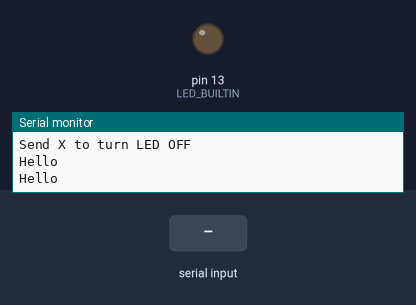
Simulated run of this sketch. Board: Arduino Uno, built with avr-gcc and run on an emulated ATmega328P. Shown: output pins drawn as LEDs (lit = HIGH), the last lines printed to the serial monitor. The inputs (shaded band) are chosen by the test bench.

Above: at 2.0 s.
2.1 s: "Y" received over Serial
At 3.9 s:
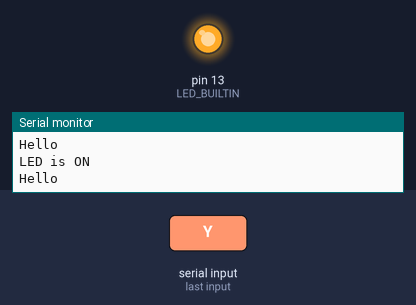
4.5 s: "X" received over Serial
At 5.4 s:
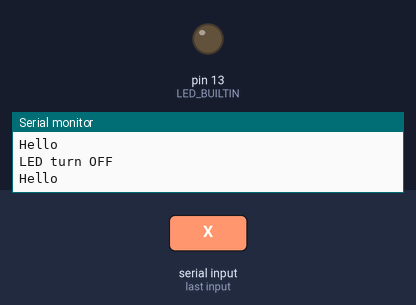
Timing chart, 0 to 7.5 s (numbered marks = the images above; inputs shaded):
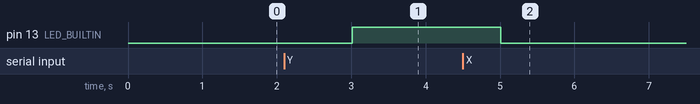

Measured:
- after the input at 2.1 s, pin 13 (LED_BUILTIN): LOW → HIGH after 0.91 s
- after the input at 4.5 s, pin 13 (LED_BUILTIN): HIGH → LOW after 0.51 s

The sketch:

arduino_test.ino
```cpp
int LedStatus = LOW;

void setup() {
  // put your setup code here, to run once:
  Serial.begin(9600);
  Serial.write("Starting communications\n");
  Serial.write("Send Y to turn LED ON\n");
  Serial.write("Send X to turn LED OFF\n");
  pinMode(LED_BUILTIN, OUTPUT);
  digitalWrite(LED_BUILTIN,LedStatus);
}

void loop() {
  // put your main code here, to run repeatedly:
  digitalWrite(LED_BUILTIN,LedStatus);

  Serial.write("Hello \r\n");

  delay(1000);
}


void serialEvent()
{
  if (Serial.available() > 0) {
      char comdata = char(Serial.read());
    if (comdata == 'Y') {
      Serial.println("LED is ON");
      LedStatus = HIGH;
    }
    else if (comdata == 'X') {
      Serial.println("LED turn OFF");
      LedStatus = LOW;
    }
  }
}
```
